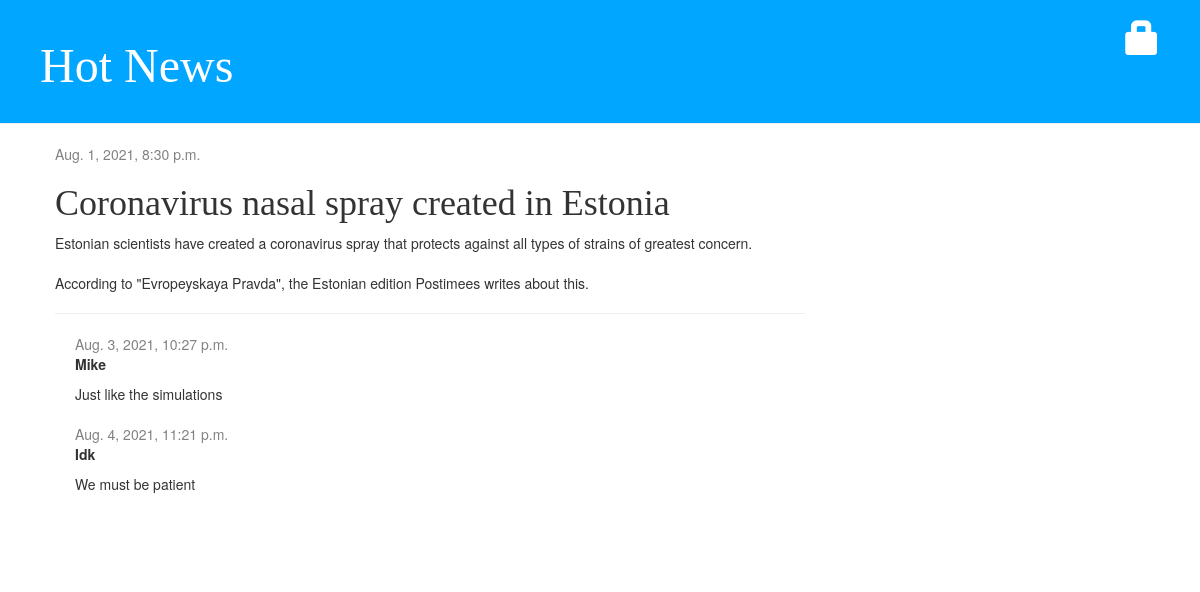
Screenshot of /post/3/ with the database file from the repository.
### news/models.py (models this page shows, shortened)
class Post(models.Model):
    author = models.ForeignKey(settings.AUTH_USER_MODEL, on_delete=models.CASCADE)
    title = models.CharField(max_length=200)
    text = models.TextField()
    created_date = models.DateTimeField(default=timezone.now)
    published_date = models.DateTimeField(blank=True, null=True)

class Comment(models.Model):
    post = models.ForeignKey('news.Post', on_delete=models.CASCADE, related_name='comments')
    author = models.CharField(max_length=200)
    text = models.TextField()
    created_date = models.DateTimeField(default=timezone.now)
    approved_comment = models.BooleanField(default=False)

### news/views.py (the view)
# urls.py: path('post/<int:pk>/', views.post_detail, name='post_detail'),
def post_detail(request, pk):
    post = get_object_or_404(Post, pk=pk)
    return render(request, 'news/post_detail.html', {'post': post})

### news/templates/news/post_detail.html (shortened to what this page needs)
{% extends 'news/base.html' %}
{% block content %}
    <div class="post">
        {% if post.published_date %}
    <div class="date">
        {{ post.published_date }}
    </div>
        {% else %}
    <a class="btn btn-default" href="{% url 'post_publish' pk=post.pk %}">Publish</a>
        {% endif %}
        <h1>{{ post.title }}</h1>
        <p>{{ post.text|linebreaksbr }}</p>
        <hr>
        {% for comment in post.comments.all %}
    {% if user.is_authenticated or comment.approved_comment %}
    <div class="comment">
        <div class="date">
            {{ comment.created_date }}
        </div>
        <strong>{{ comment.author }}</strong>
        <p>{{ comment.text|linebreaks }}</p>
    </div>
    {% endif %}
{% empty %}
    <p>No comments here yet :(</p>
{% endfor %}
    </div>
{% endblock %}

### news/static/css/news.css (style rules this page uses)
body { padding-left: 0px; }
h1, h2, h3, h4 { font-family: 'Times New Roman', cursive; }
.date { color: #828282; }
.post { margin-bottom: 70px; }
.comment { margin: 20px 0px 20px 20px; }

### rows the page displays
Post: published_date "Aug. 1, 2021, 8:30 p.m.", title "Coronavirus nasal spray created in Estonia", text "Estonian scientists have created a coronavirus spray that protects against all types of strains of greatest concern. According to \"Evropeyskaya Pravda\", the Estonian edition Postimees writes about this."
Comment: created_date "Aug. 3, 2021, 10:27 p.m.", author "Mike", text "Just like the simulations"
Comment: created_date "Aug. 4, 2021, 11:21 p.m.", author "Idk", text "We must be patient"
